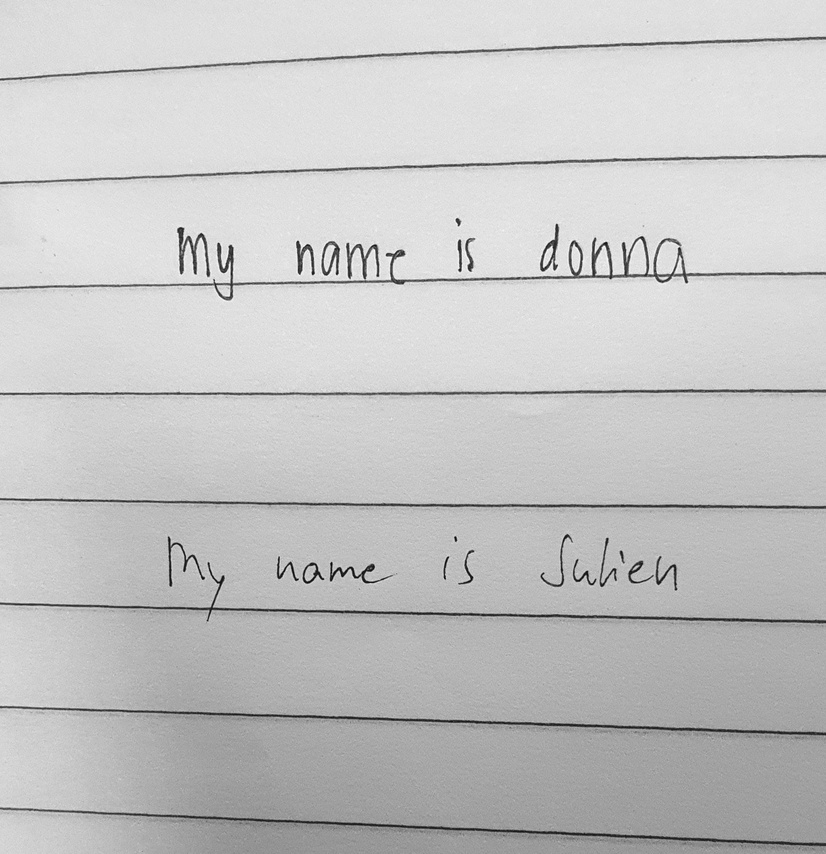
#> input picture preprocessing/raw_data/20250522_143157.jpg, 826 x 854 px, shrunk from 1983 x 2049 before the run; its folder holds only this picture in this run
$ python preprocessing.py
#> lines starting #> are read from the running program, lines starting #| are printed output that depends on the picture; after the words box and inside, x2 and y2 are one past the last pixel; in counts of white or black regions, pixels touching at a corner belong together
import cv2
import numpy as np
import os
from tqdm import tqdm

input_dir = 'raw_data/'
output_binarized_dir = 'binarized/'
output_coords_dir = 'labels/'

os.makedirs(output_binarized_dir, exist_ok=True)
os.makedirs(output_coords_dir, exist_ok=True)

processed_images = set(
    os.path.splitext(f.replace("bin_", ""))[0]
    for f in os.listdir(output_binarized_dir)
    if f.startswith('bin_')
)

for filename in tqdm(os.listdir(input_dir)):

    if filename.lower().endswith(('.png', '.jpg', '.jpeg', '.bmp')):
        base_name = os.path.splitext(filename)[0]
        if base_name in processed_images:
            print(f"Skipping {filename} (already processed)")
            continue

        img_path = os.path.join(input_dir, filename)
        img = cv2.imread(img_path)
#> img is the input picture: shape (854, 826, 3); min 4, max 255, mean 196.3

        if img is None:
            print(f"Warning: Could not read {filename}. Skipping.")
            continue

        gray = cv2.cvtColor(img, cv2.COLOR_BGR2GRAY)
        _, binary = cv2.threshold(gray, 0, 255, cv2.THRESH_BINARY_INV + cv2.THRESH_OTSU)
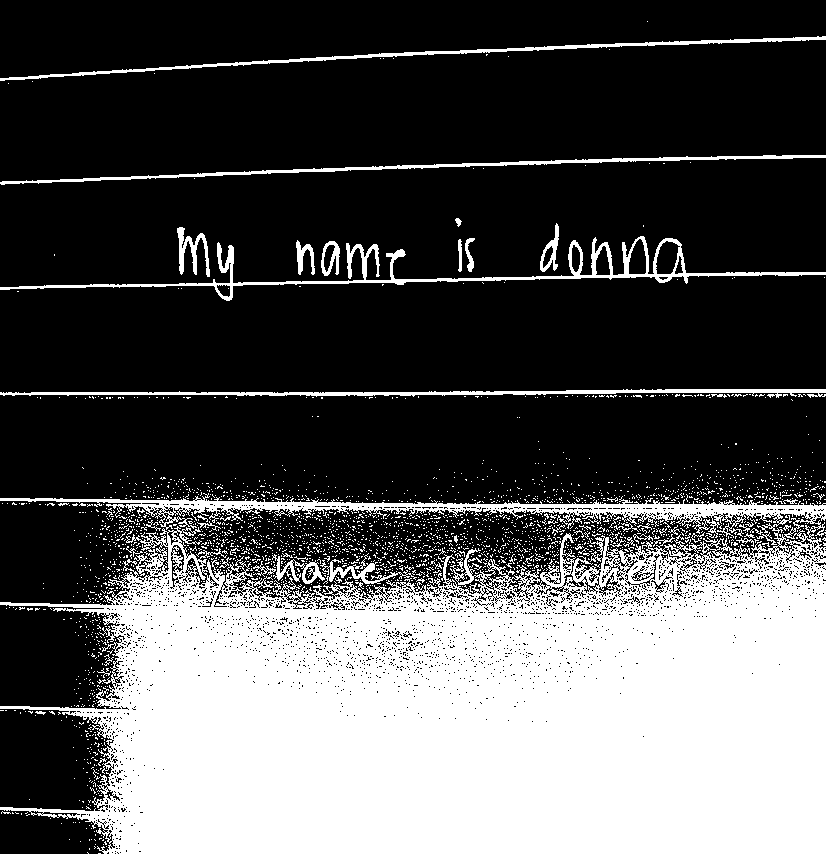
#> binary: shape (854, 826); 33% white; 2669 white regions (2613 under 20 px), largest, box (x1, y1, x2, y2) and area: (0, 493, 826, 854) 208844, (0, 236, 826, 301) 4985, (0, 389, 826, 398) 2952

        cv2.imwrite(os.path.join(output_binarized_dir, f"bin_{filename}"), binary)

        kernel = cv2.getStructuringElement(cv2.MORPH_RECT, (30, 5))
        dilated = cv2.dilate(binary, kernel, iterations=1)
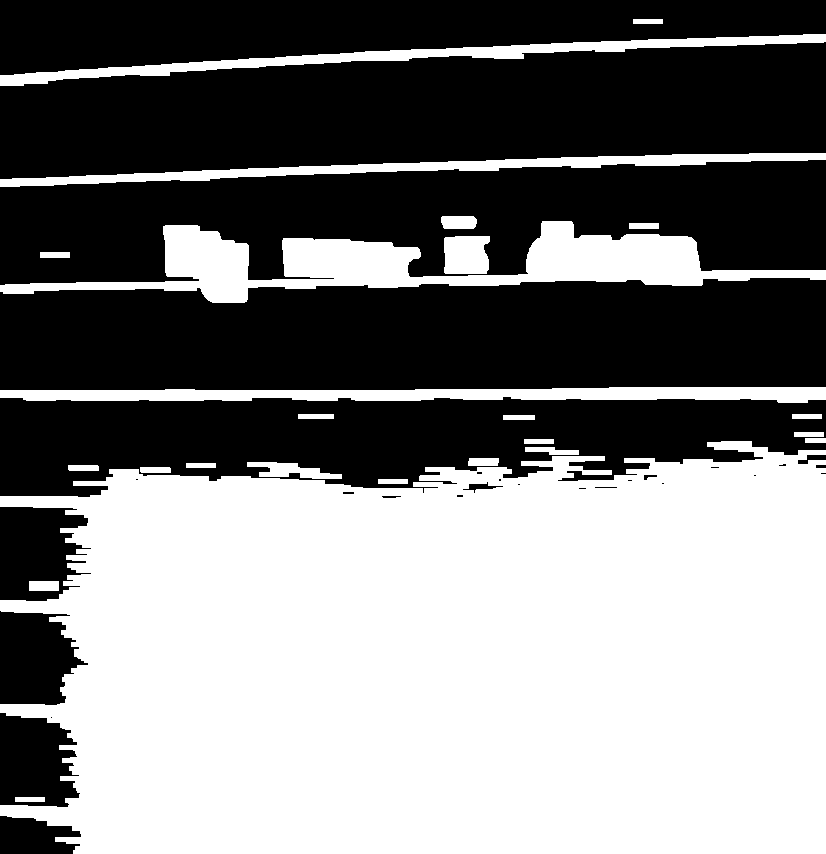
#> dilated: shape (854, 826); 49.2% white; 25 white regions

        contours, _ = cv2.findContours(dilated, cv2.RETR_EXTERNAL, cv2.CHAIN_APPROX_SIMPLE)
#> contours = 25 contours; largest, box (x1, y1, x2, y2) and area: (0, 441, 826, 854) 291216, (0, 221, 826, 303) 22522, (0, 387, 826, 403) 8426, (0, 34, 826, 86) 6931, (0, 153, 826, 187) 6452
        print(cv2.findContours(dilated, cv2.RETR_EXTERNAL, cv2.CHAIN_APPROX_SIMPLE))
#> (printed output is left out)
        word_boxes = []
        for cnt in contours:
            x, y, w, h = cv2.boundingRect(cnt)
            if w > 10 and h > 10:
                word_boxes.append([x, y, x + w, y + h])
#> this loop made 25 passes
#> (cnt, x, y, w, h) on passes 1, 2, 3, 6, 11, 12, 13, 14, 15, 16: ([[15, 797], [15, 801], [44, 801], [44, 797]], 15, 797, 30, 5), ([[29, 581], [29, 590], [58, 590], [58, 581]], 29, 581, 30, 10), ([[378, 479], [378, 483], [407, 483], [407, 479]], 378, 479, 30, 5), ([[186, 463], [186, 467], [215, 467], [215, 463]], 186, 463, 30, 5), ([[524, 439], [524, 443], [553, 443], [553, 439]], 524, 439, 30, 5), ([[805, 438], [805, 442], [825, 442], [825, 438]], 805, 438, 21, 5), ([[794, 432], [794, 436], [823, 436], [823, 432]], 794, 432, 30, 5), ([[503, 415], [503, 419], [534, 419], [534, 415]], 503, 415, 32, 5), ([[792, 414], [792, 418], [821, 418], [821, 414]], 792, 414, 30, 5), ([[298, 414], [298, 418], [333, 418], [333, 414]], 298, 414, 36, 5)
#> (x, y, w, h) on passes 4, 5, 7, 8, 9, 10: (140, 467, 31, 6), (68, 465, 31, 6), (247, 462, 95, 17), (468, 458, 31, 8), (525, 447, 54, 8), (0, 441, 826, 413)
#> after the loop, word_boxes = [[247, 462, 342, 479], [0, 441, 826, 854], [0, 387, 826, 403], [444, 236, 490, 274], [0, 221, 826, 303], [441, 216, 477, 229], [0, 153, 826, 187], [0, 34, 826, 86]]

        print(f"{filename}: Found {len(word_boxes)} words")


        word_boxes.sort(key=lambda box: (box[1] // 50, box[0]))

        label_data = {
            "image": filename,
            "width": img.shape[1],
            "height": img.shape[0],
            "words": []
        }

        yolo_txt_lines = []

        for box in word_boxes:
            x1, y1, x2, y2 = box
            x_center = ((x1 + x2) / 2) / img.shape[1]
            y_center = ((y1 + y2) / 2) / img.shape[0]
            box_width = (x2 - x1) / img.shape[1]
            box_height = (y2 - y1) / img.shape[0]

            label_data["words"].append({
                "bbox": [x1, y1, x2, y2],
                "normalized": [x_center, y_center, box_width, box_height],
                "text": ""
            })

            yolo_txt_lines.append(f"1 {x_center:.6f} {y_center:.6f} {box_width:.6f} {box_height:.6f}")
#> this loop made 8 passes
#> (x1, y1, x2, y2, x_center, y_center, box_width, box_height) on passes 1 to 8: (0, 34, 826, 86, 0.5, 0.0703, 1, 0.0609), (0, 153, 826, 187, 0.5, 0.199, 1, 0.0398), (0, 221, 826, 303, 0.5, 0.307, 1, 0.096), (441, 216, 477, 229, 0.556, 0.261, 0.0436, 0.0152), (444, 236, 490, 274, 0.565, 0.299, 0.0557, 0.0445), (0, 387, 826, 403, 0.5, 0.463, 1, 0.0187), (0, 441, 826, 854, 0.5, 0.758, 1, 0.484), (247, 462, 342, 479, 0.357, 0.551, 0.115, 0.0199)
#> after the loop, yolo_txt_lines = 8 items


        with open(os.path.join(output_coords_dir, f"{base_name}.txt"), 'w') as tf:
            tf.write('\n'.join(yolo_txt_lines))
